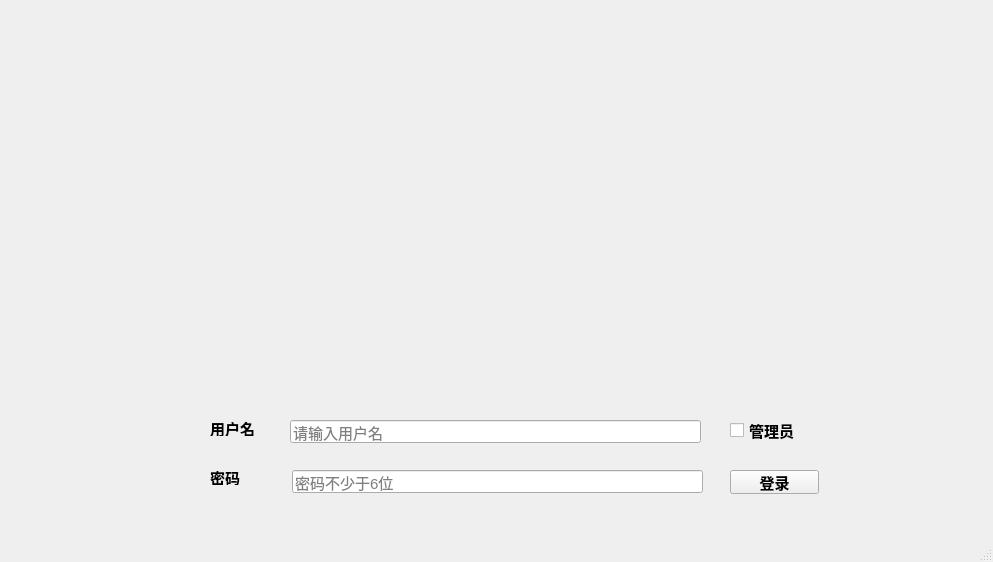
<?xml version="1.0" encoding="UTF-8"?>
<ui version="4.0">
 <class>login</class>
 <widget class="QMainWindow" name="login">
  <property name="geometry">
   <rect>
    <x>0</x>
    <y>0</y>
    <width>993</width>
    <height>562</height>
   </rect>
  </property>
  <property name="windowTitle">
   <string>MainWindow</string>
  </property>
  <widget class="QWidget" name="centralwidget">
   <widget class="QLabel" name="name">
    <property name="geometry">
     <rect>
      <x>210</x>
      <y>420</y>
      <width>72</width>
      <height>16</height>
     </rect>
    </property>
    <property name="font">
     <font>
      <pointsize>11</pointsize>
      <weight>75</weight>
      <bold>true</bold>
     </font>
    </property>
    <property name="text">
     <string>用户名</string>
    </property>
   </widget>
   <widget class="QLabel" name="password">
    <property name="geometry">
     <rect>
      <x>210</x>
      <y>470</y>
      <width>72</width>
      <height>15</height>
     </rect>
    </property>
    <property name="font">
     <font>
      <pointsize>11</pointsize>
      <weight>75</weight>
      <bold>true</bold>
     </font>
    </property>
    <property name="text">
     <string>密码</string>
    </property>
   </widget>
   <widget class="QLineEdit" name="input_name">
    <property name="geometry">
     <rect>
      <x>290</x>
      <y>420</y>
      <width>411</width>
      <height>23</height>
     </rect>
    </property>
    <property name="font">
     <font>
      <pointsize>11</pointsize>
      <weight>50</weight>
      <bold>false</bold>
     </font>
    </property>
    <property name="placeholderText">
     <string>请输入用户名</string>
    </property>
   </widget>
   <widget class="QLineEdit" name="input_password">
    <property name="geometry">
     <rect>
      <x>292</x>
      <y>470</y>
      <width>411</width>
      <height>23</height>
     </rect>
    </property>
    <property name="font">
     <font>
      <pointsize>11</pointsize>
      <weight>50</weight>
      <bold>false</bold>
     </font>
    </property>
    <property name="echoMode">
     <enum>QLineEdit::Password</enum>
    </property>
    <property name="placeholderText">
     <string>密码不少于6位</string>
    </property>
   </widget>
   <widget class="QPushButton" name="login_2">
    <property name="geometry">
     <rect>
      <x>730</x>
      <y>470</y>
      <width>89</width>
      <height>24</height>
     </rect>
    </property>
    <property name="font">
     <font>
      <pointsize>11</pointsize>
      <weight>75</weight>
      <bold>true</bold>
     </font>
    </property>
    <property name="text">
     <string>登录</string>
    </property>
   </widget>
   <widget class="QCheckBox" name="admin">
    <property name="geometry">
     <rect>
      <x>730</x>
      <y>420</y>
      <width>93</width>
      <height>21</height>
     </rect>
    </property>
    <property name="font">
     <font>
      <pointsize>11</pointsize>
      <weight>75</weight>
      <bold>true</bold>
     </font>
    </property>
    <property name="text">
     <string>管理员</string>
    </property>
   </widget>
  </widget>
  <widget class="QMenuBar" name="menubar">
   <property name="geometry">
    <rect>
     <x>0</x>
     <y>0</y>
     <width>993</width>
     <height>25</height>
    </rect>
   </property>
  </widget>
  <widget class="QStatusBar" name="statusbar"/>
 </widget>
 <resources/>
 <connections/>
</ui>
